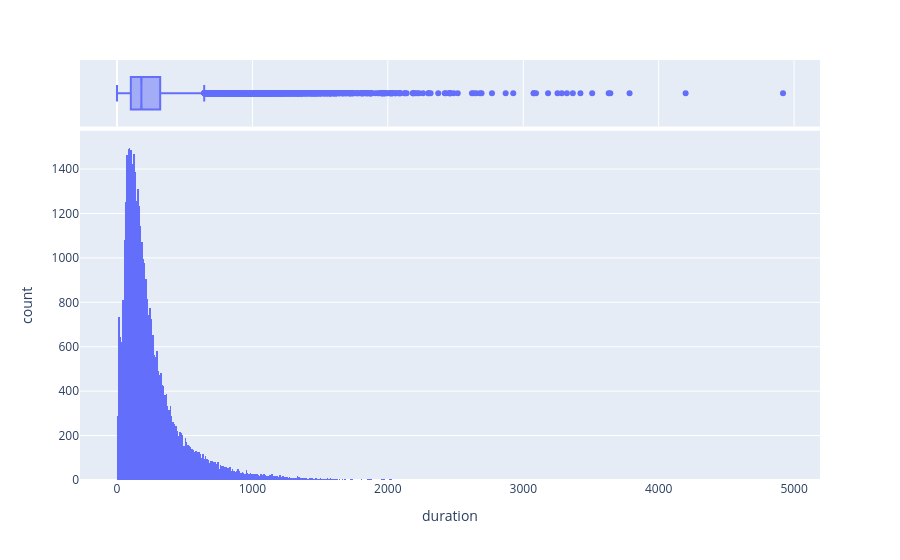

Source (notebook cell):
### Code cell
fig = px.histogram(df1, x = 'duration', marginal = 'box')
fig.show()

### Figure 1 — Plotly figure (JSON) as saved in the notebook; plotly's stock layout.template omitted (floating-point values rounded to 4 significant figures; data arrays with more than 128 entries replaced by an {"elided": "..."} marker saying what was removed)
{"data": [{"bingroup": "x", "hovertemplate": "duration=%{x}<br>count=%{y}<extra></extra>", "legendgroup": "", "marker": {"color": "#636efa", "pattern": {"shape": ""}}, "name": "", "orientation": "v", "showlegend": false, "type": "histogram", "x": {"elided": "41188 int values"}, "xaxis": "x", "yaxis": "y"}, {"hovertemplate": "duration=%{x}<extra></extra>", "legendgroup": "", "marker": {"color": "#636efa"}, "name": "", "notched": true, "showlegend": false, "type": "box", "x": {"elided": "41188 int values"}, "xaxis": "x2", "yaxis": "y2"}], "layout": {"barmode": "relative", "legend": {"tracegroupgap": 0}, "margin": {"t": 60}, "xaxis": {"anchor": "y", "domain": [0, 1], "title": {"text": "duration"}}, "xaxis2": {"anchor": "y2", "domain": [0, 1], "matches": "x", "showgrid": true, "showticklabels": false}, "yaxis": {"anchor": "x", "domain": [0, 0.8316], "title": {"text": "count"}}, "yaxis2": {"anchor": "x2", "domain": [0.8416, 1], "matches": "y2", "showgrid": false, "showline": false, "showticklabels": false, "ticks": ""}}}
